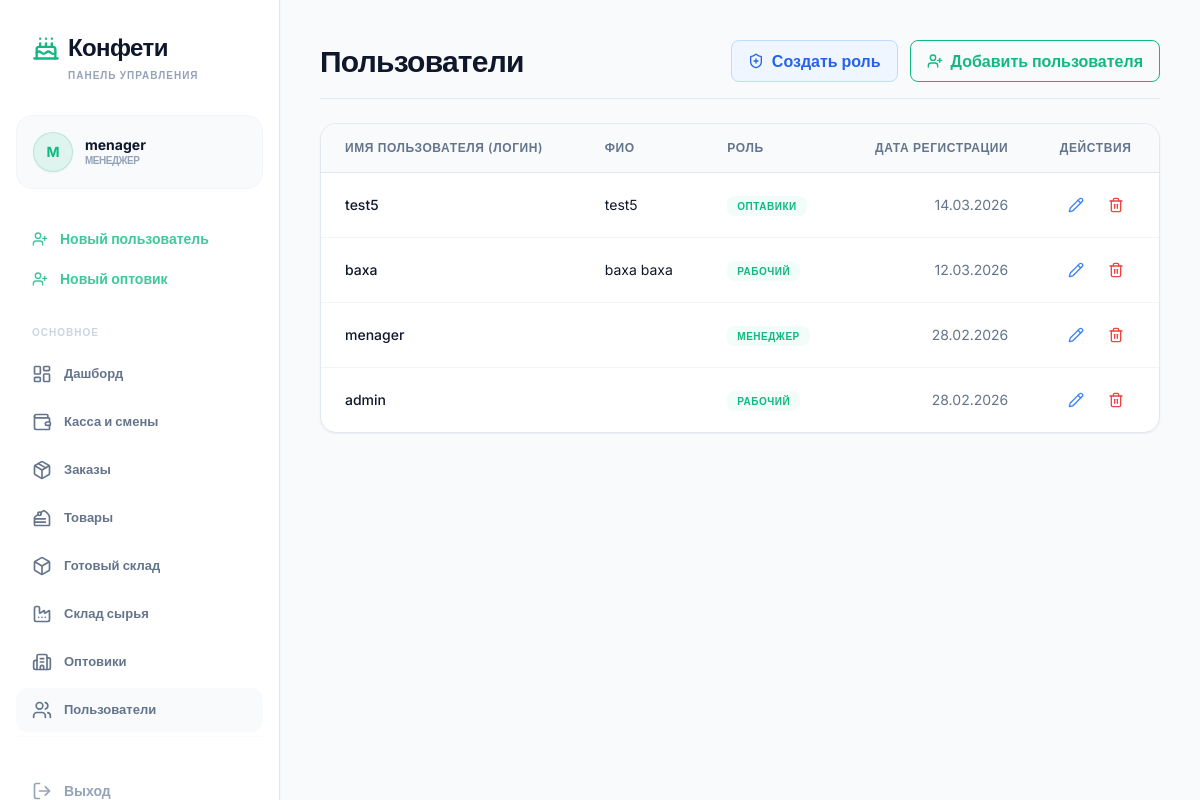
/manager/workers/ (signed in), run on the app's committed database.
### core/models.py (models this page shows, shortened)
class User(AbstractUser):
    ROLE_CHOICES = (
        ('admin', 'Администратор'),
        ('manager', 'Менеджер'),
        ('worker', 'Рабочий'),
        ('wholesaler', 'Оптовик'),
    )
    role = models.CharField(max_length=20, choices=ROLE_CHOICES, default='worker', verbose_name='Роль')
    custom_role = models.ForeignKey(CustomRole, on_delete=models.SET_NULL, null=True, blank=True, verbose_name='Индивидуальная роль')
    created_by = models.ForeignKey('self', on_delete=models.SET_NULL, null=True, blank=True, verbose_name='Создан пользователем')
    class Meta:
        verbose_name = 'Пользователь'
        verbose_name_plural = 'Пользователи'

class CustomRole(models.Model):
    name = models.CharField(max_length=100, verbose_name='Название роли')
    can_view_ready_stock = models.BooleanField(default=False, verbose_name='Готовый склад')
    can_view_ingredients = models.BooleanField(default=False, verbose_name='Склад сырья')
    can_view_arrivals = models.BooleanField(default=False, verbose_name='Приход')
    can_view_cash = models.BooleanField(default=False, verbose_name='Касса')
    can_view_orders = models.BooleanField(default=False, verbose_name='Заказы')
    can_view_reports = models.BooleanField(default=False, verbose_name='Отчет')
    can_view_staff = models.BooleanField(default=False, verbose_name='Сотрудники')
    can_view_workers = models.BooleanField(default=False, verbose_name='Работники')
    can_view_users = models.BooleanField(default=False, verbose_name='Пользователи')
    can_view_categories = models.BooleanField(default=False, verbose_name='Категории')
    can_view_products = models.BooleanField(default=False, verbose_name='Продукты')
    can_view_wholesalers = models.BooleanField(default=False, verbose_name='Оптовики')
    class Meta:
        verbose_name = 'Роль'
        verbose_name_plural = 'Роли'

### core/views.py (the view, shortened to what this page needs)
# urls.py: path('manager/workers/', views.manager_workers, name='manager_workers'),
@login_required
def manager_workers(request):
    if request.user.role not in ['admin', 'manager']:
        return redirect('role_redirect')
    if request.user.role == 'admin' or getattr(request.user, 'custom_role', None) is None:
        workers = User.objects.exclude(role='wholesaler').order_by('-date_joined')
    return render(request, 'manager_workers.html', {'workers': workers})

### core/templates/manager_workers.html
{% extends 'base.html' %}
{% block content %}
<div class="space-y-6 max-w-7xl mx-auto">
    <div class="flex items-center justify-between border-b border-slate-200 pb-4">
        <h2 class="text-3xl font-bold tracking-tight">Пользователи</h2>
        <div class="flex items-center gap-3">
            <a href="{% url 'create_role' %}"
                class="px-4 py-2 bg-blue-50 text-blue-600 border border-blue-200 rounded-lg hover:bg-blue-100 transition-colors font-bold flex items-center gap-2">
                <i data-lucide="shield-plus" class="w-4 h-4"></i>
                Создать роль
            </a>
            <a href="{% url 'create_worker' %}"
                class="px-4 py-2 border border-accent text-accent rounded-lg hover:bg-accent/5 transition-colors font-bold flex items-center gap-2">
                <i data-lucide="user-plus" class="w-4 h-4"></i>
                Добавить пользователя
            </a>
        </div>
    </div>
    <div class="bg-white border border-slate-200 rounded-2xl shadow-sm overflow-hidden mt-8">
        <div class="overflow-x-auto w-full">
            <table class="w-full text-left whitespace-nowrap min-w-max">
                <thead>
                    <tr class="border-b border-slate-200 bg-slate-50 text-xs uppercase tracking-wider text-slate-500">
                        <th class="px-6 py-4 font-semibold">Имя пользователя (Логин)</th>
                        <th class="px-6 py-4 font-semibold">ФИО</th>
                        <th class="px-6 py-4 font-semibold">Роль</th>
                        <th class="px-6 py-4 font-semibold text-right">Дата регистрации</th>
                        <th class="px-6 py-4 font-semibold text-center">Действия</th>
                    </tr>
                </thead>
                <tbody class="divide-y divide-slate-100 text-sm">
                    {% for worker in workers %}
                    <tr class="hover:bg-slate-50 transition-colors">
                        <td class="px-6 py-4 font-medium text-slate-900">{{ worker.username }}</td>
                        <td class="px-6 py-4">{{ worker.first_name }} {{ worker.last_name }}</td>
                        <td class="px-6 py-4">
                            <span class="px-2.5 py-1 text-[10px] font-bold uppercase tracking-wider rounded-lg bg-accent/5 text-accent">
                                {% if worker.custom_role %}
                                    {{ worker.custom_role.name }}
                                {% else %}
                                    {{ worker.get_role_display }}
                                {% endif %}
                            </span>
                        </td>
                        <td class="px-6 py-4 text-right text-slate-500">
                            {{ worker.date_joined|date:"d.m.Y" }}
                        </td>
                        <td class="px-6 py-4 text-center">
                            <div class="flex items-center justify-center gap-2">
                                <a href="{% url 'edit_worker' worker.pk %}" class="p-2 text-blue-500 hover:bg-blue-50 rounded-lg transition-colors" title="Редактировать">
                                    <i data-lucide="pencil" class="w-4 h-4"></i>
                                </a>
                                <a href="{% url 'delete_worker' worker.pk %}" class="p-2 text-red-500 hover:bg-red-50 rounded-lg transition-colors" title="Удалить">
                                    <i data-lucide="trash-2" class="w-4 h-4"></i>
                                </a>
                            </div>
                        </td>
                    </tr>
                    {% empty %}
                    <tr>
                        <td colspan="5" class="px-6 py-8 text-center text-slate-400 italic">Пользователей пока нет</td>
                    </tr>
                    {% endfor %}
                </tbody>
            </table>
        </div>
    </div>
</div>
{% endblock %}

### core/templates/base.html (shortened to what this page needs)
<!DOCTYPE html>
<html lang="ru">
<head>
<script src="https://cdn.tailwindcss.com"></script>
</head>
<body class="flex h-screen overflow-hidden text-textmain antialiased bg-bgmain">
<aside id="sidebar" class="w-[280px] bg-sidebar hidden lg:flex flex-col h-full shrink-0 border-r border-cardborder shadow-sm transition-all duration-300">
<div class="p-8">
<h1 class="text-2xl font-black tracking-tight flex items-center gap-2"><i data-lucide="cake" class="text-accent w-7 h-7"></i><span class="text-slate-900">Конфети</span></h1>
<p class="text-[10px] uppercase font-bold text-slate-400 mt-1 tracking-widest pl-9">Панель управления</p>
</div>
<nav class="flex-1 px-4 space-y-1 overflow-y-auto">
{% if user.is_authenticated %}
<div class="mb-8 px-4 py-4 bg-slate-50 rounded-2xl border border-slate-100 group transition-all">
<div class="flex items-center gap-3">
<div class="w-10 h-10 rounded-full bg-accent/10 flex items-center justify-center text-accent font-bold border border-accent/20 text-sm shadow-sm">{{ user.username|first|upper }}</div>
<div class="flex-1 min-w-0">
<p class="text-sm font-bold truncate text-slate-900 leading-tight">{% if user.first_name %}{{ user.first_name }} {{ user.last_name }}{% else %}{{ user.username }}{% endif %}</p>
<p class="text-[10px] font-bold text-slate-400 uppercase tracking-tighter">{% if user.role == "admin" %}Администратор{% elif user.role == "manager" %}Менеджер{% elif user.role == "worker" %}Рабочий{% elif user.role == "wholesaler" %}Оптовик{% else %}{{ user.role }}{% endif %}</p>
</div>
</div>
</div>
{% if user.role == "admin" or user.role == "manager" %}
{% if not user.custom_role or user.custom_role.can_view_users %}
<a href="{% url 'create_worker' %}" class="flex items-center gap-3 px-4 py-2 text-accent/80 hover:text-accent font-bold transition-all group"><i data-lucide="user-plus" class="w-4 h-4"></i><span class="text-sm">Новый пользователь</span></a>
{% endif %}
{% if not user.custom_role or user.custom_role.can_view_wholesalers %}
<a href="{% url 'create_wholesaler' %}" class="flex items-center gap-3 px-4 py-2 text-accent/80 hover:text-accent font-bold transition-all group"><i data-lucide="user-plus" class="w-4 h-4"></i><span class="text-sm">Новый оптовик</span></a>
{% endif %}
<div class="pt-6 pb-2 px-4">
<p class="text-[10px] uppercase font-bold text-slate-300 tracking-widest">Основное</p>
</div>
<a href="{% url 'manager_dashboard' %}" class="flex items-center gap-3 px-4 py-3 rounded-xl text-slate-500 hover:bg-slate-50 transition-all group {% if 'dashboard' in request.path %}active-nav-item shadow-sm{% endif %}"><i data-lucide="layout-dashboard" class="w-5 h-5"></i><span class="text-[13px] font-bold">Дашборд</span></a>
{% if not user.custom_role or user.custom_role.can_view_cash %}
<a href="{% url 'cash_history' %}" class="flex items-center gap-3 px-4 py-3 rounded-xl text-slate-500 hover:bg-slate-50 transition-all group"><i data-lucide="wallet" class="w-5 h-5"></i><span class="text-[13px] font-bold">Касса и смены</span></a>
{% endif %}
{% if not user.custom_role or user.custom_role.can_view_orders %}
<a href="{% url 'manager_orders' %}" class="flex items-center gap-3 px-4 py-3 rounded-xl text-slate-500 hover:bg-slate-50 transition-all group"><i data-lucide="package" class="w-5 h-5"></i><span class="text-[13px] font-bold">Заказы</span></a>
{% endif %}
{% if not user.custom_role or user.custom_role.can_view_products %}
<a href="{% url 'manager_products' %}" class="flex items-center gap-3 px-4 py-3 rounded-xl text-slate-500 hover:bg-slate-50 transition-all group"><i data-lucide="cake-slice" class="w-5 h-5"></i><span class="text-[13px] font-bold">Товары</span></a>
{% endif %}
{% if not user.custom_role or user.custom_role.can_view_ready_stock %}
<a href="{% url 'manager_ready_stock' %}" class="flex items-center gap-3 px-4 py-3 rounded-xl text-slate-500 hover:bg-slate-50 transition-all group {% if request.path == '/manager/ready-stock/' %}bg-slate-50 font-bold{% endif %}"><i data-lucide="box" class="w-5 h-5"></i><span class="text-[13px] font-bold">Готовый склад</span></a>
{% endif %}
{% if not user.custom_role or user.custom_role.can_view_ingredients %}
<a href="{% url 'manager_ingredients' %}" class="flex items-center gap-3 px-4 py-3 rounded-xl text-slate-500 hover:bg-slate-50 transition-all group"><i data-lucide="factory" class="w-5 h-5"></i><span class="text-[13px] font-bold">Склад сырья</span></a>
{% endif %}
{% if not user.custom_role or user.custom_role.can_view_wholesalers %}
<a href="{% url 'manager_wholesalers' %}" class="flex items-center gap-3 px-4 py-3 rounded-xl text-slate-500 hover:bg-slate-50 transition-all group {% if request.path == '/manager/wholesalers/' %}bg-slate-50 font-bold{% endif %}"><i data-lucide="building-2" class="w-5 h-5"></i><span class="text-[13px] font-bold">Оптовики</span></a>
{% endif %}
{% if not user.custom_role or user.custom_role.can_view_users or user.custom_role.can_view_workers or user.custom_role.can_view_staff %}
<a href="{% url 'manager_workers' %}" class="flex items-center gap-3 px-4 py-3 rounded-xl text-slate-500 hover:bg-slate-50 transition-all group {% if request.path == '/manager/workers/' %}bg-slate-50 font-bold{% endif %}"><i data-lucide="users" class="w-5 h-5"></i>
<span class="text-[13px] font-bold">
{% if not user.custom_role or user.custom_role.can_view_users %}
Пользователи
{% elif user.custom_role.can_view_workers and not user.custom_role.can_view_staff %}
Рабочие
{% elif user.custom_role.can_view_staff %}
Сотрудники
{% else %}
Пользователи
{% endif %}
</span>
</a>
{% endif %}
{% endif %}
<div class="mt-auto pt-8 border-t border-slate-50">
<form action="{% url 'logout' %}" method="post">
<button type="submit" class="w-full flex items-center gap-3 px-4 py-3 rounded-xl text-slate-400 hover:text-slate-900 transition-all group"><i data-lucide="log-out" class="w-5 h-5"></i><span class="text-sm font-bold">Выход</span></button>
</form>
</div>
{% else %}
<a href="{% url 'login' %}" class="flex items-center gap-3 px-4 py-3 rounded-xl text-accent hover:bg-accent/5 font-bold"><i data-lucide="log-in" class="w-5 h-5"></i><span class="text-sm">Войти</span></a>
{% endif %}
</nav>
</aside>
<main class="flex-1 flex flex-col h-full w-full overflow-hidden">
<div id="mainScrollArea" class="flex-1 p-6 md:p-10 w-full max-w-[1400px] mx-auto overflow-y-auto">
{% block content %}{% endblock %}
</div>
</main>
</body>
</html>

### core/templates/base.html (style rules this page uses)
body { background-color: #f8fafc; color: #0f172a; font-family: 'Inter', sans-serif; }

### data on the page
User: username|first "M", username "menager", role "МЕНЕДЖЕР", date_joined "28.02.2026"
User: username "test5", first_name "test5", custom_role.name "ОПТАВИКИ", date_joined "14.03.2026"
User: username "baxa", first_name "baxa", last_name "baxa", role "РАБОЧИЙ", date_joined "12.03.2026"
User: username "admin", role "РАБОЧИЙ", date_joined "28.02.2026"
